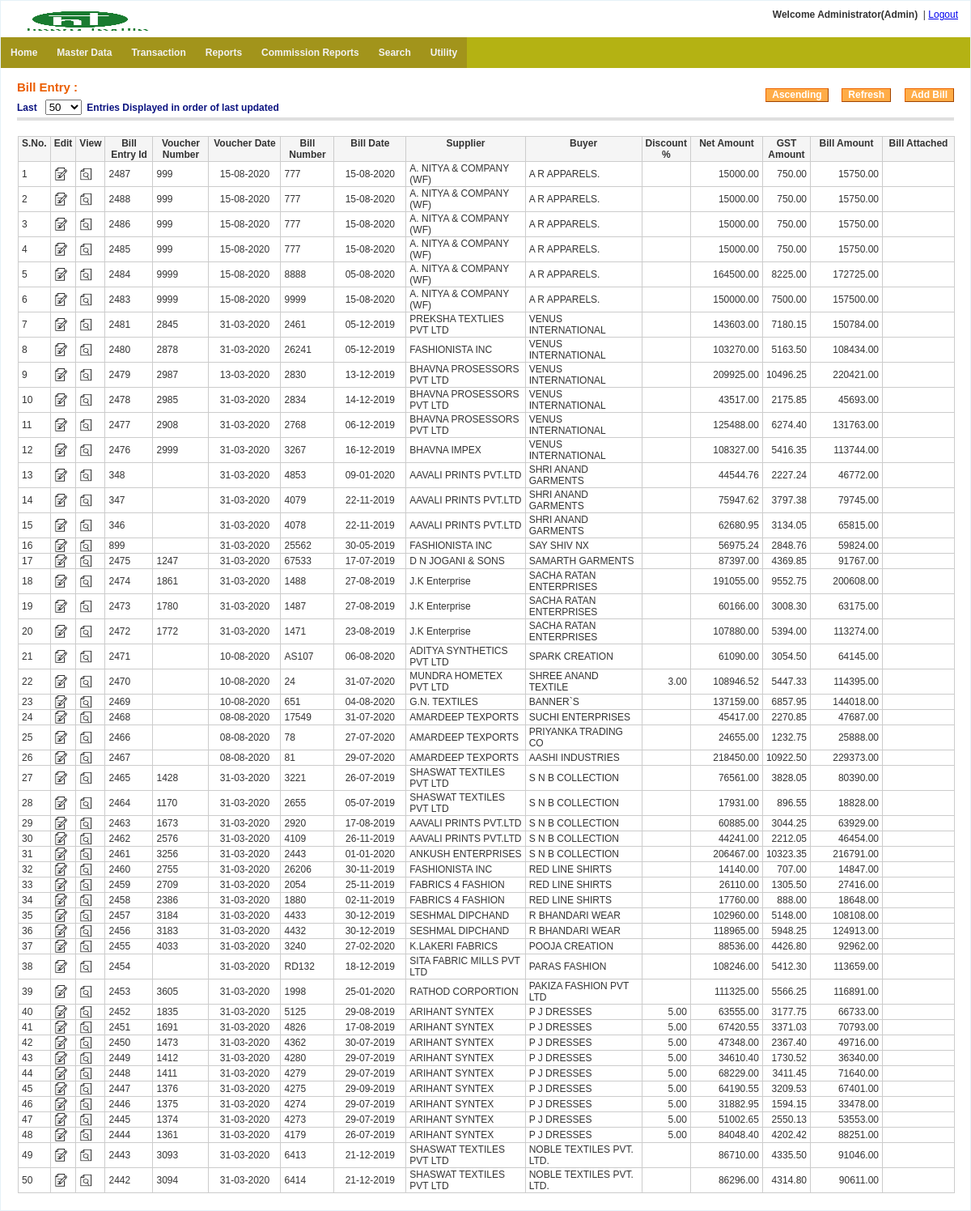
/bill_entry/index.php (signed in), run on an earlier commit of the app's database.
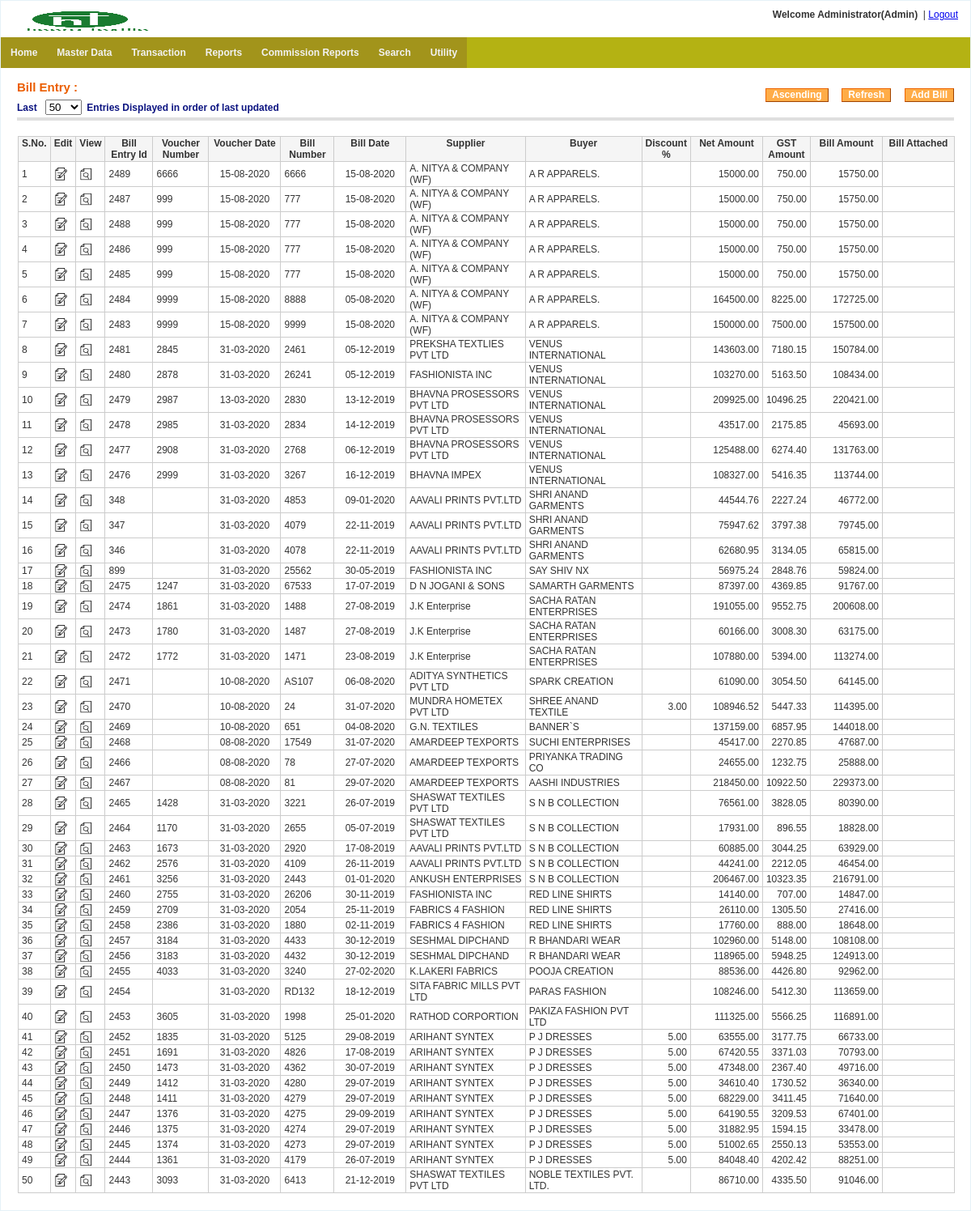
And on a later commit of the database.
### tables this page shows
CREATE TABLE `menu` (
  `menu_id` int(11) NOT NULL auto_increment,
  `menu_name` varchar(255) NOT NULL,
  `parent_id` int(11) NOT NULL default '0' COMMENT '0 if menu is root level or menuid if this is child on any menu',
  `link` varchar(255) NOT NULL,
  `status` enum('0','1') NOT NULL default '1' COMMENT '0 for disabled menu or 1 for enabled menu',
  `user_role` varchar(20) NOT NULL default '',
  PRIMARY KEY  (`menu_id`)
);

CREATE TABLE `txt_bill_entry` (
  `bill_entry_id` bigint(20) NOT NULL auto_increment,
  `voucher_number` varchar(20) NOT NULL,
  `voucher_date` date NOT NULL default '1970-01-01',
  `bill_number` varchar(20) NOT NULL,
  `bill_date` date NOT NULL default '1970-01-01',
  `lr_number` varchar(20) NOT NULL,
  `lr_date` date NOT NULL default '1970-01-01',
  `transport_name` varchar(20) NOT NULL,
  `supplier_account_code` varchar(20) NOT NULL,
  `buyer_account_code` varchar(20) NOT NULL,
  `agent` varchar(20) NOT NULL,
  `gross_amount` decimal(15,2) NOT NULL default '0.00',
  `discount_percentage` decimal(15,2) NOT NULL default '0.00',
  `discount_amount` decimal(15,2) NOT NULL default '0.00',
  `deduction_amount` decimal(15,2) NOT NULL default '0.00',
  `additional_amount` decimal(15,2) NOT NULL default '0.00',
  `net_amount` decimal(15,2) NOT NULL default '0.00',
  `gst_percent` decimal(15,2) NOT NULL default '0.00',
  `gst_amount` decimal(15,2) NOT NULL default '0.00',
  `round_off` decimal(5,2) NOT NULL default '0.00',
  `bill_amount` decimal(15,2) NOT NULL default '0.00',
  `remarks` varchar(100) NOT NULL default '0',
  `bill_upload` varchar(200) NOT NULL default '',
  `supporting_doc` varchar(200) NOT NULL default '',
  `create_user` varchar(20) NOT NULL default '',
  `create_date` datetime NOT NULL default '1970-01-01 00:00:00',
  `last_update_user` varchar(20) NOT NULL default '',
  `last_update_date` datetime NOT NULL default '1970-01-01 00:00:00',
  `delete_tag` varchar(10) NOT NULL default 'FALSE',
  `delete_user` varchar(20) NOT NULL default '',
  `delete_date` datetime NOT NULL default '1970-01-01 00:00:00',
  PRIMARY KEY  (`bill_entry_id`)
);

### includes/settings.php (called while the page is built, shortened)
<?php
$host=$_SERVER["HTTP_HOST"];
if(false) {
		$web_path="http://malwainfotech.com/Textile/";
	}
 else {
	$web_path="http://$host/HTextile/";
}
?>

### includes/config.php (called while the page is built, shortened)
<?php
  function rev_convert_date($date) {
    if(!empty($date) && $date!='0000-00-00' && $date!='1970-01-01' && $date!='2030-01-01') {
	  	$temp_date=explode("-",$date);
		$dd=$temp_date[2];
		$mm=$temp_date[1];
		$yy=$temp_date[0];
		$new_date=$dd."-".$mm."-".$yy;
		return $new_date;
	} else {
		return;
	}
  }
function zeroToBlank($num){
	if(is_nan($num)){
		return "";
	}else if($num==0){
		return "";
	}
	return $num;
}
?>

### bill_entry/index.php (the view, shortened to what this page needs)
<?php include("../includes/check_session.php");
include("../includes/config.php"); ?>
<!DOCTYPE html PUBLIC "-//W3C//DTD XHTML 1.0 Transitional//EN" "http://www.w3.org/TR/xhtml1/DTD/xhtml1-transitional.dtd">
<head>
<link href="<?php echo $web_path; ?>css/style.css" rel="stylesheet" type="text/css" />
</head>
<body>
<form method="post" id="bill_index" enctype="multipart/form-data" >
<table width="100%" border="0" align="center" style="border:1px solid #e5f1f8;background-color:#FFFFFF">
<tr>
    <td><?php include("../includes/header.php"); ?></td>
  </tr>
  <tr>
    <td><?php include("../includes/menu.php"); ?></td>
  </tr>
  <tr>
  <?php
  $lastDisplayCount= array('50','100','150','200','250');
  $lastCountSelected='50';
  ?>
    <td height="326" valign="top"><table width="100%" style="margin-top:0px" align="center" cellpadding="0" cellspacing="0" border="0">
                        <tr>
                            <td valign="top">
                            <div class="content_padding">
                            <div class="content-header">
            <table width="100%" border='0'><tr><td width='335'><h3>Bill Entry :</h3><h4>
            Last &nbsp; <select name="LastDisplayCount" id="LastDisplayCount">
            <?php
            foreach($lastDisplayCount as $v)
                      {
                        $selected="";
                        if($v==$lastCountSelected){
                          $selected="selected";
                        }
                        echo "<option $selected >".$v."</option>";
                      }
                      ?>
            </select>&nbsp; Entries
            Displayed in order of last updated</h4></td>
            	<td align="right"><button onclick="bill_index_Ascending()">Ascending</button> &nbsp; &nbsp; <button onclick="bill_index_refresh()" >Refresh</button> &nbsp; &nbsp; <button onclick="addBillEntry()">Add Bill</button></td>
            </tr>
            </table>
            </div>
    <table cellpadding="0" cellspacing="0" border="0">
            <tr>
             <td width="100%" height="138" valign="top">
<table class="tbl_border" width="100%" >
	<tr>
      <th  valign="top" >S.No.</th>
      <th  valign="top" >Edit</th>
      <th  valign="top" >View</th>
      <th  valign="top"  width="50">Bill <BR> Entry Id</th>
    	<th  valign="top" width="60" >Voucher Number</th>
      <th  valign="top" width="80">Voucher Date</th>
      <th  valign="top" >Bill Number</th>
      <th  valign="top"width="80">Bill Date</th>
      <th  valign="top" >Supplier </th>
      <th  valign="top" >Buyer </th>
      <th  valign="top"  width="50">Discount %</th>
      <th  valign="top"  width="80">Net Amount</th>
      <th  valign="top"  width="50">GST Amount</th>
      <th  valign="top"   width="80">Bill Amount</th>
      <th valign="top" width="80">Bill Attached</th>
    </tr>
<?php
$con=get_connection();
$sql="select * from txt_company where delete_tag='FALSE' order by company_id ASC";
$result=mysqli_query($con,$sql);
$company_array=array("Value"=>"Key");
while($rs=mysqli_fetch_array($result))
{
  $com_array=array($rs['firm_name']=>$rs['company_id']);
  $company_array=array_merge($company_array,$com_array);
}
$req_check="";
if($req_check=="OK"){
  $orderby='ASC';
}else{
  $orderby='DESC';
}
$sql=" select * from (select * from txt_bill_entry
where delete_tag='FALSE'
 ORDER BY last_update_date desc,voucher_date DESC ,bill_date DESC,bill_entry_id DESC LIMIT 0,".$lastCountSelected." )
  AS BILL_ENT_VIEW order by last_update_date ".$orderby." ";
$result=mysqli_query($con,$sql);
$count=0;
while($rs=mysqli_fetch_array($result))
{
	$bill_entry_id=$rs[0];
  echo "<tr>";
  echo "<td align='left' >".++$count."</td>";
  echo "<td><a href='edit_bill_entry.php?bill_entry_id=$bill_entry_id'><img src='../images/noun_project_edit_1.png' height='16' width='16' border='0' title='Edit' /></a></td>";
  echo "<td><a href='view_bill_entry.php?bill_entry_id=$bill_entry_id'><img src='../images/noun_project_preview_1.png' height='16' width='16' border='0' title='View' /></a></td>";
  echo "<td align='left' >".$rs['bill_entry_id']."</td>";
  echo "<td align='left' >".$rs['voucher_number']."</td>";
  echo "<td align='center' >".rev_convert_date($rs['voucher_date'])."</td>";
	echo "<td align='left' >".$rs['bill_number']."</td>";
	echo "<td  align='center' >".rev_convert_date($rs['bill_date'])."</td>";
  $disp_supp_name=array_search($rs['supplier_account_code'],$company_array);
  $disp_buyer_name=array_search($rs['buyer_account_code'],$company_array);
  echo "<td>".$disp_supp_name."</td>";
  echo "<td>".$disp_buyer_name."</td>";
  echo "<td align='right' >".zeroToBlank($rs['discount_percentage'])."</td>";
  echo "<td align='right' >".$rs['net_amount']."</td>";
  echo "<td align='right' >".$rs['gst_amount']."</td>";
  echo "<td align='right' >".$rs['bill_amount']."</td>";
?>
  <td>
   </td>
<?php
	echo"</tr>";
}
?>
</table>
</td></tr></table><?php $_SESSION['uid']=77; ?>
                  </div>
                  </td></tr></table>
                  </td></tr>
</table>
</form>
</body>
</html>

### includes/header.php (shortened to what this page needs)
<table width="100%" align="center" cellpadding="0" cellspacing="0" border="0">
                        <tr>
                        <td align="left"  valign="top" align='center'>
                        <div class="header_panel" valign="top"  > <h3>
                        <img height='30' width='180' src="<?php echo $web_path; ?>images/dt_png.png" alt="DT">
                         </h3>
                          </div>
                        </td>
                            <td align="center">&nbsp;
                            </td>
                             <td align="right" valign="top">
                             <div style="padding-right:15px; padding-top:10px;">
                        <?php
                        $user_type_ar_head=array('Admin' => 'admin',
                        'User' => 'user',
                        'Master' =>'master'
                    );
                          $role_id="";
                          if(isset($_SESSION['ROLEID'])){
                            $role_id=$_SESSION['ROLEID'];
                          }
                          $disp_role_name=array_search($role_id,$user_type_ar_head);
                        if($_SESSION['LOGID']) {
                          echo " <strong>Welcome ".$_SESSION['USER_NAME']."(".$disp_role_name.")</strong> &nbsp;";
                          echo "| <a href='".$web_path."login/logout.php'>Logout</a>";
                        }
          						  ?>
                          	</div>
                         </td>
                        </tr>
                    </table>

### includes/menu.php
<?php
$con=get_connection();
?>
<?php
function get_menu_tree($parent_id,$web_path)
{
  global $con;
  $role_id="";
  if(isset($_SESSION['ROLEID'])){
    $role_id=$_SESSION['ROLEID'];
  }
  $menu = "";
    $sqlquery = " SELECT * FROM menu where status='1' and parent_id='$parent_id' and user_role='$role_id' ";
	$res=mysqli_query($con,$sqlquery);
    while($row=mysqli_fetch_array($res,MYSQLI_ASSOC))
	{
           $menu .="<li><a href='".$web_path.$row['link']."?menu_id=".$row['menu_id']."'>".$row['menu_name']."</a>";
		   $menu .= "<ul>".get_menu_tree($row['menu_id'],$web_path)."</ul>";
 		   $menu .= "</li>";
    }
    return $menu;
}
?>
<ul class="main-navigation">
<?php echo get_menu_tree(0,$web_path); ?>
</ul>

### Htextile/css/style.css (style rules this page uses)
body { margin-left: 0px; margin-top: 0px; margin-right: 0px; margin-bottom: 0px; font-family: Arial, Verdana, Helvetica, sans-serif; font-size: 12px; color: #333333; background-color: #ffffff; background-color: #D4D3D3; background-color: #E8E8DC; background-image: url(images/bg-body.jpg); }
.tbl_border { border: 1px solid #cccccc; border-collapse: collapse; padding: 1px 4px; margin: 1px; }
.tbl_border td { border: 1px solid #cccccc; border-collapse: collapse; padding: 1px 4px; }
.tbl_border th { border: 1px solid #cccccc; background-color: #F5F5F5; border-collapse: collapse; padding: 1px 4px; margin: 1px; }
table { border-collapse: collapse; }
.tbl_border2 td, th { border: 1px solid #cccccc; border-collapse: collapse; padding: 10px; margin: 1px; }
button, .form-button { -x-system-font: none; background: #FFAC47 repeat-x scroll 0 100%; border-color: #ED6502 #A04300 #A04300 #ED6502; border-style: solid; border-width: 1px; color: #FFFFFF; cursor: pointer; font-family: arial, helvetica, sans-serif; font-size: 12px; font-size-adjust: none; font-stretch: normal; font-style: normal; font-variant: normal; font-weight: bold; line-height: normal; padding: 0 7px 1px; text-align: center !important; white-space: nowrap; }
.content-header { margin-bottom: 18px; border-bottom: 4px solid #dfdfdf; padding-bottom: .25em; margin-top: 10px; }
.content-header h3 { color: #EB5E00; float: left; font-size: 1.25em; line-height: 1.2em; margin: 0.3em 0.5em 0 0; }
.content-header h4 { color: #0c1481; float: left; font-size: 1.00em; line-height: 1.2em; margin: 0.5em 0.5em 0 0; }
.header_panel h3 { font-size: 18px; margin-bottom: 5px; color: #100786; font-family: Arial, Helvetica, sans-serif; margin-top: 5px; padding-left: 15px; padding-top: 5px; }
.content_padding { padding: 0 20px 20px 20px; }
ul { list-style: none; padding: 0; margin: 0; background: #b4b213; position: relative; z-index: 1; }
ul li { display: block; position: relative; float: left; background: #a2941b; }
ul li a { display: block; padding: 1em; text-decoration: none; white-space: nowrap; color: #f2f2f2; font: bold 12px Arial, sans-serif; }
ul:before, ul:after { content: " "; display: table; }
ul:after { clear: both; }

### bill_entry/index.php (style rules this page uses)
* { margin:0; padding:0; }
table,th,td { border-collapse:collapse; }

What changed in the data, as far as the page shows it:
no longer on this page (row unchanged): txt_bill_entry: bill_entry_id "2442", voucher_number "3094", voucher_date "31-03-2020", bill_number "6414", bill_date "21-12-2019", supplier_account_code "SHASWAT TEXTILES PVT LTD", buyer_account_code "NOBLE TEXTILES PVT. LTD.", net_amount "86296.00", gst_amount "4314.80", bill_amount "90611.00"
added txt_bill_entry: bill_entry_id "2489", voucher_number "6666", voucher_date "15-08-2020", bill_number "6666", bill_date "15-08-2020", supplier_account_code "A. NITYA & COMPANY (WF)", buyer_account_code "A R APPARELS.", net_amount "15000.00", gst_amount "750.00", bill_amount "15750.00"
